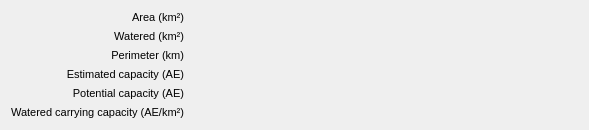
<?xml version="1.0" encoding="UTF-8"?>
<ui version="4.0">
 <class>Form</class>
 <widget class="QWidget" name="Form">
  <property name="geometry">
   <rect>
    <x>0</x>
    <y>0</y>
    <width>589</width>
    <height>114</height>
   </rect>
  </property>
  <property name="windowTitle">
   <string>Form</string>
  </property>
  <layout class="QVBoxLayout" name="verticalLayout">
   <item>
    <layout class="QGridLayout" name="gridLayout">
     <property name="sizeConstraint">
      <enum>QLayout::SetMaximumSize</enum>
     </property>
     <item row="0" column="1">
      <widget class="FormattedValue" name="areaText">
       <property name="sizePolicy">
        <sizepolicy hsizetype="Expanding" vsizetype="Minimum">
         <horstretch>0</horstretch>
         <verstretch>0</verstretch>
        </sizepolicy>
       </property>
       <property name="font">
        <font>
         <pointsize>8</pointsize>
        </font>
       </property>
       <property name="text">
        <string/>
       </property>
      </widget>
     </item>
     <item row="3" column="1">
      <widget class="FormattedValue" name="estimatedCapacityText">
       <property name="sizePolicy">
        <sizepolicy hsizetype="Expanding" vsizetype="Minimum">
         <horstretch>0</horstretch>
         <verstretch>0</verstretch>
        </sizepolicy>
       </property>
       <property name="font">
        <font>
         <pointsize>8</pointsize>
        </font>
       </property>
       <property name="text">
        <string/>
       </property>
      </widget>
     </item>
     <item row="0" column="0">
      <widget class="QLabel" name="areaLabel">
       <property name="sizePolicy">
        <sizepolicy hsizetype="Minimum" vsizetype="Minimum">
         <horstretch>0</horstretch>
         <verstretch>0</verstretch>
        </sizepolicy>
       </property>
       <property name="font">
        <font>
         <pointsize>8</pointsize>
        </font>
       </property>
       <property name="text">
        <string notr="true">Area (km²)</string>
       </property>
       <property name="alignment">
        <set>Qt::AlignRight|Qt::AlignTrailing|Qt::AlignVCenter</set>
       </property>
      </widget>
     </item>
     <item row="2" column="1">
      <widget class="FormattedValue" name="perimeterText">
       <property name="sizePolicy">
        <sizepolicy hsizetype="Expanding" vsizetype="Minimum">
         <horstretch>0</horstretch>
         <verstretch>0</verstretch>
        </sizepolicy>
       </property>
       <property name="font">
        <font>
         <pointsize>8</pointsize>
        </font>
       </property>
       <property name="text">
        <string/>
       </property>
      </widget>
     </item>
     <item row="5" column="0">
      <widget class="QLabel" name="estimatedCapacityPerAreaLabel">
       <property name="sizePolicy">
        <sizepolicy hsizetype="Minimum" vsizetype="Minimum">
         <horstretch>0</horstretch>
         <verstretch>0</verstretch>
        </sizepolicy>
       </property>
       <property name="font">
        <font>
         <pointsize>8</pointsize>
        </font>
       </property>
       <property name="text">
        <string notr="true">Watered carrying capacity (AE/km²)</string>
       </property>
       <property name="alignment">
        <set>Qt::AlignRight|Qt::AlignTrailing|Qt::AlignVCenter</set>
       </property>
      </widget>
     </item>
     <item row="3" column="0">
      <widget class="QLabel" name="estimatedCapacityLabel">
       <property name="sizePolicy">
        <sizepolicy hsizetype="Minimum" vsizetype="Minimum">
         <horstretch>0</horstretch>
         <verstretch>0</verstretch>
        </sizepolicy>
       </property>
       <property name="font">
        <font>
         <pointsize>8</pointsize>
        </font>
       </property>
       <property name="text">
        <string notr="true">Estimated capacity (AE)</string>
       </property>
       <property name="alignment">
        <set>Qt::AlignRight|Qt::AlignTrailing|Qt::AlignVCenter</set>
       </property>
      </widget>
     </item>
     <item row="5" column="1">
      <widget class="FormattedValue" name="estimatedCapacityPerAreaText">
       <property name="sizePolicy">
        <sizepolicy hsizetype="Expanding" vsizetype="Minimum">
         <horstretch>0</horstretch>
         <verstretch>0</verstretch>
        </sizepolicy>
       </property>
       <property name="font">
        <font>
         <pointsize>8</pointsize>
        </font>
       </property>
       <property name="text">
        <string/>
       </property>
      </widget>
     </item>
     <item row="4" column="0">
      <widget class="QLabel" name="potentialCapacityLabel">
       <property name="sizePolicy">
        <sizepolicy hsizetype="Minimum" vsizetype="Minimum">
         <horstretch>0</horstretch>
         <verstretch>0</verstretch>
        </sizepolicy>
       </property>
       <property name="font">
        <font>
         <pointsize>8</pointsize>
        </font>
       </property>
       <property name="text">
        <string notr="true">Potential capacity (AE)</string>
       </property>
       <property name="alignment">
        <set>Qt::AlignRight|Qt::AlignTrailing|Qt::AlignVCenter</set>
       </property>
      </widget>
     </item>
     <item row="4" column="1">
      <widget class="FormattedValue" name="potentialCapacityText">
       <property name="sizePolicy">
        <sizepolicy hsizetype="Expanding" vsizetype="Minimum">
         <horstretch>0</horstretch>
         <verstretch>0</verstretch>
        </sizepolicy>
       </property>
       <property name="font">
        <font>
         <pointsize>8</pointsize>
        </font>
       </property>
       <property name="text">
        <string/>
       </property>
      </widget>
     </item>
     <item row="2" column="0">
      <widget class="QLabel" name="perimeterLabel">
       <property name="sizePolicy">
        <sizepolicy hsizetype="Minimum" vsizetype="Minimum">
         <horstretch>0</horstretch>
         <verstretch>0</verstretch>
        </sizepolicy>
       </property>
       <property name="font">
        <font>
         <pointsize>8</pointsize>
        </font>
       </property>
       <property name="text">
        <string notr="true">Perimeter (km)</string>
       </property>
       <property name="alignment">
        <set>Qt::AlignRight|Qt::AlignTrailing|Qt::AlignVCenter</set>
       </property>
      </widget>
     </item>
     <item row="1" column="0">
      <widget class="QLabel" name="wateredAreaLabel">
       <property name="sizePolicy">
        <sizepolicy hsizetype="Minimum" vsizetype="Minimum">
         <horstretch>0</horstretch>
         <verstretch>0</verstretch>
        </sizepolicy>
       </property>
       <property name="font">
        <font>
         <pointsize>8</pointsize>
        </font>
       </property>
       <property name="text">
        <string notr="true">Watered (km²)</string>
       </property>
       <property name="alignment">
        <set>Qt::AlignRight|Qt::AlignTrailing|Qt::AlignVCenter</set>
       </property>
      </widget>
     </item>
     <item row="1" column="1">
      <widget class="FormattedValue" name="wateredAreaText">
       <property name="sizePolicy">
        <sizepolicy hsizetype="Expanding" vsizetype="Minimum">
         <horstretch>0</horstretch>
         <verstretch>0</verstretch>
        </sizepolicy>
       </property>
       <property name="font">
        <font>
         <pointsize>8</pointsize>
        </font>
       </property>
       <property name="text">
        <string/>
       </property>
      </widget>
     </item>
    </layout>
   </item>
  </layout>
 </widget>
 <customwidgets>
  <customwidget>
   <class>FormattedValue</class>
   <extends>QLabel</extends>
   <header>mlapp/src/widgets/details/formatted_value</header>
  </customwidget>
 </customwidgets>
 <resources/>
 <connections/>
</ui>
